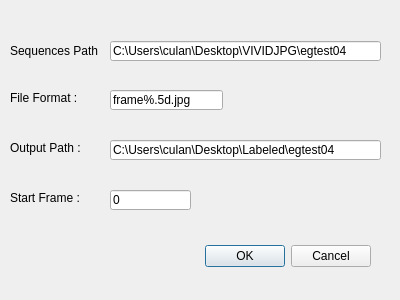
<?xml version="1.0" encoding="UTF-8"?>
<ui version="4.0">
 <class>SetParameterDialog</class>
 <widget class="QDialog" name="SetParameterDialog">
  <property name="geometry">
   <rect>
    <x>0</x>
    <y>0</y>
    <width>400</width>
    <height>300</height>
   </rect>
  </property>
  <property name="windowTitle">
   <string>Dialog</string>
  </property>
  <widget class="QDialogButtonBox" name="buttonBox">
   <property name="geometry">
    <rect>
     <x>30</x>
     <y>240</y>
     <width>341</width>
     <height>32</height>
    </rect>
   </property>
   <property name="orientation">
    <enum>Qt::Horizontal</enum>
   </property>
   <property name="standardButtons">
    <set>QDialogButtonBox::Cancel|QDialogButtonBox::Ok</set>
   </property>
  </widget>
  <widget class="QLabel" name="label">
   <property name="geometry">
    <rect>
     <x>10</x>
     <y>40</y>
     <width>91</width>
     <height>21</height>
    </rect>
   </property>
   <property name="text">
    <string>Sequences Path :</string>
   </property>
  </widget>
  <widget class="QLineEdit" name="lineEdit_SequencePath">
   <property name="geometry">
    <rect>
     <x>110</x>
     <y>41</y>
     <width>271</width>
     <height>20</height>
    </rect>
   </property>
   <property name="text">
    <string>C:\Users\culan\Desktop\VIVIDJPG\egtest04</string>
   </property>
  </widget>
  <widget class="QLabel" name="label2">
   <property name="geometry">
    <rect>
     <x>10</x>
     <y>90</y>
     <width>71</width>
     <height>16</height>
    </rect>
   </property>
   <property name="text">
    <string>File Format :</string>
   </property>
  </widget>
  <widget class="QLineEdit" name="lineEdit_FileFormat">
   <property name="geometry">
    <rect>
     <x>110</x>
     <y>90</y>
     <width>113</width>
     <height>20</height>
    </rect>
   </property>
   <property name="text">
    <string>frame%.5d.jpg</string>
   </property>
  </widget>
  <widget class="QLabel" name="label_2">
   <property name="geometry">
    <rect>
     <x>10</x>
     <y>140</y>
     <width>81</width>
     <height>16</height>
    </rect>
   </property>
   <property name="text">
    <string>Output Path :</string>
   </property>
  </widget>
  <widget class="QLineEdit" name="lineEdit_OutputPath">
   <property name="geometry">
    <rect>
     <x>110</x>
     <y>140</y>
     <width>271</width>
     <height>20</height>
    </rect>
   </property>
   <property name="text">
    <string>C:\Users\culan\Desktop\Labeled\egtest04</string>
   </property>
  </widget>
  <widget class="QLabel" name="label_3">
   <property name="geometry">
    <rect>
     <x>10</x>
     <y>190</y>
     <width>91</width>
     <height>16</height>
    </rect>
   </property>
   <property name="text">
    <string>Start Frame : </string>
   </property>
  </widget>
  <widget class="QLineEdit" name="lineEdit_StartFrame">
   <property name="geometry">
    <rect>
     <x>110</x>
     <y>190</y>
     <width>81</width>
     <height>20</height>
    </rect>
   </property>
   <property name="text">
    <string>0</string>
   </property>
  </widget>
 </widget>
 <resources/>
 <connections>
  <connection>
   <sender>buttonBox</sender>
   <signal>accepted()</signal>
   <receiver>SetParameterDialog</receiver>
   <slot>accept()</slot>
   <hints>
    <hint type="sourcelabel">
     <x>248</x>
     <y>254</y>
    </hint>
    <hint type="destinationlabel">
     <x>157</x>
     <y>274</y>
    </hint>
   </hints>
  </connection>
  <connection>
   <sender>buttonBox</sender>
   <signal>rejected()</signal>
   <receiver>SetParameterDialog</receiver>
   <slot>reject()</slot>
   <hints>
    <hint type="sourcelabel">
     <x>316</x>
     <y>260</y>
    </hint>
    <hint type="destinationlabel">
     <x>286</x>
     <y>274</y>
    </hint>
   </hints>
  </connection>
 </connections>
</ui>
